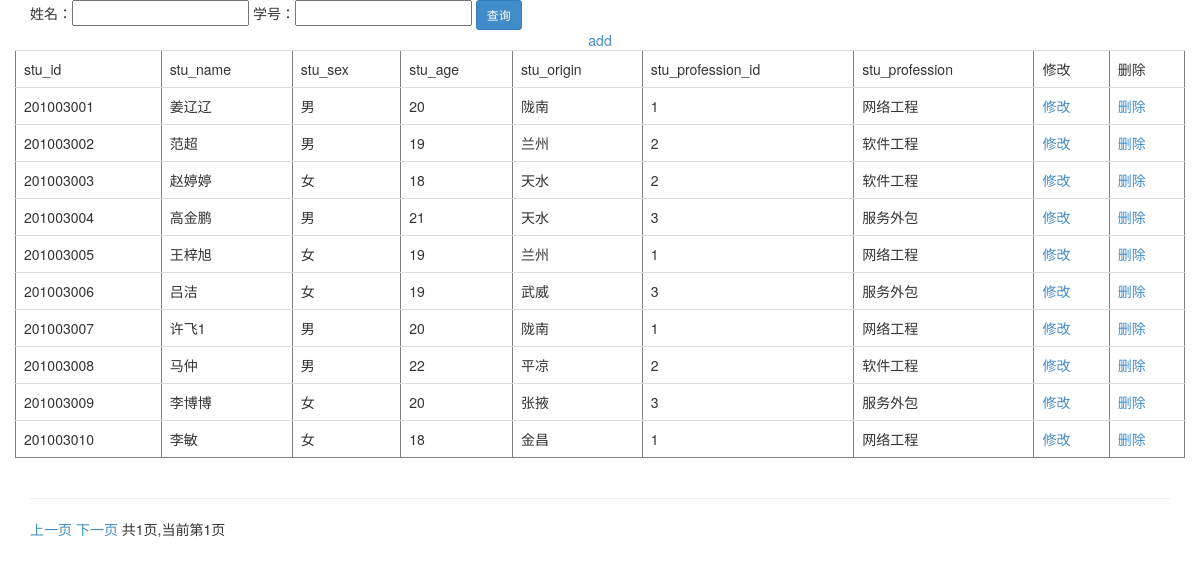
Before: / (signed in) with the older database file.
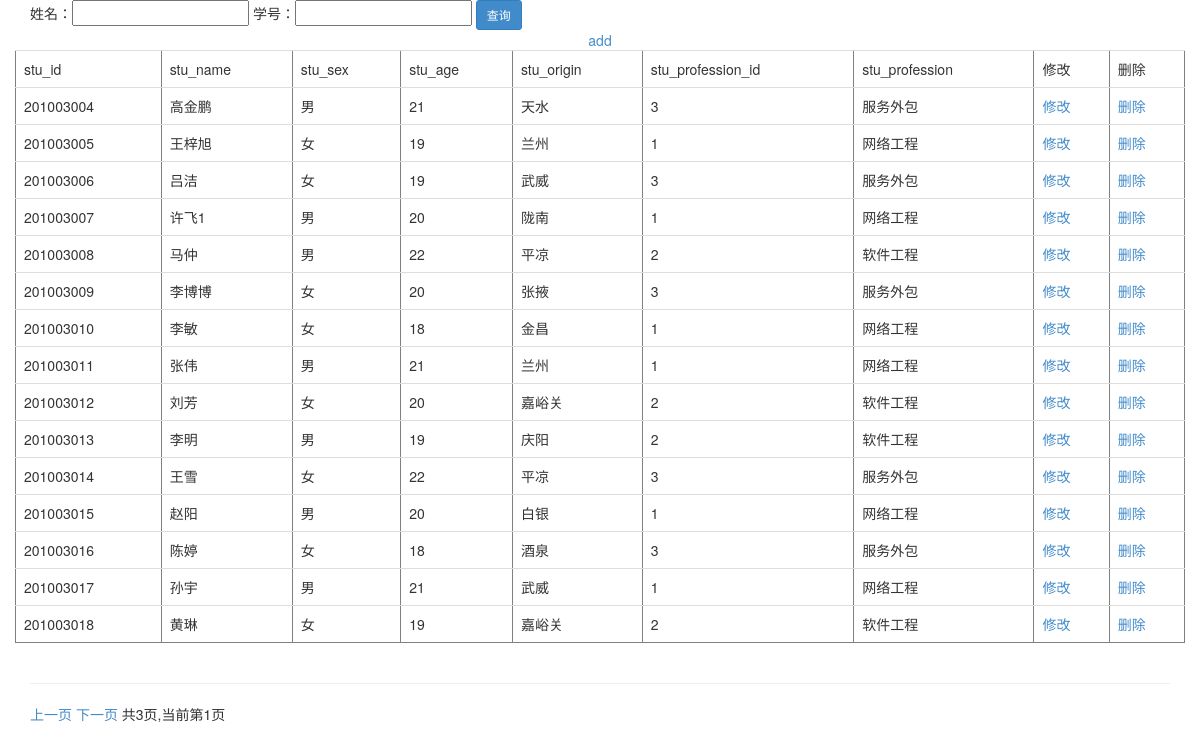
After: the same page with the newer database file.
### tables this page shows
CREATE TABLE student_info(
        stu_id INT PRIMARY KEY     NOT NULL,
        stu_name       VARCHAR(50) NOT NULL,
        stu_sex        CHAR(2)     NOT NULL,
        stu_age        INT         NOT NULL,
        stu_origin     VARCHAR(50) NOT NULL,
        stu_profession_id int NOT NULL
        );

CREATE TABLE stu_profession(
        stu_profession_id INTEGER PRIMARY KEY,
        stu_profession    VARCHAR(50) NOT NULL
        );

### main.py (the view, shortened to what this page needs)
@app.route('/', methods=['GET'])
@app.route('/<id>/', methods=['GET'])
def index(id=None):
    global index_page
    index_page = 1
    tablename = "student_info"
    items_per_page = 15  # 每页显示的数据条数
    total_items_sql = f"SELECT COUNT(*) FROM student_info"
    total_items_result, _ = GetSql2(total_items_sql)
    total_items = total_items_result[0][0]
    total_pages = (total_items + items_per_page - 1) // items_per_page
    if not CheckLogin():
        return redirect(url_for('login'))
    start_index = (index_page - 1) * items_per_page
    end_index = start_index + items_per_page
    sql = f"SELECT s.*,  p.stu_profession FROM student_info s INNER JOIN stu_profession p " \
          f"on s.stu_profession_id=p.stu_profession_id LIMIT {start_index}, {items_per_page}"
    strWhere = []
    if "name" in request.args:
        name = request.args["name"]
        if name != "":
            strWhere.append(f"stu_name LIKE '%%%s%%'" % name)
    if "stuno" in request.args:
        stuno = request.args["stuno"]
        if stuno != "":
            strWhere.append(f"stu_id = '%s'" % stuno)
    if len(strWhere) > 0:
        sql = sql + " WHERE " + " AND ".join(strWhere)
        print(sql)
    result, fields = GetSql2(sql)
    return render_template('show1.html', datas=result, fields=fields, index_page=index_page, total_pages=total_pages)

### dbSqlite3.py (called while the page is built)
def OpenDb():
    database = "./db/student_083_2.db"
    conn = sqlite3.connect(database)
    return conn

def GetSql(conn, sql):
    cur = conn.cursor()
    cur.execute(sql)
    fields=[]
    for field in cur.description:
        fields.append(field[0])
    result = cur.fetchall()
    cur.close()
    return result,fields

def CloseDb(conn):
    conn.close()

def GetSql2(sql):
    conn = OpenDb()
    result,fields = GetSql(conn, sql)
    CloseDb(conn)
    return result,fields

### main.py (called while the page is built)
def CheckLogin():
    if 'userid' not in session:
        return False
    else:
        return True

### templates/show1.html (shortened to what this page needs)
<!DOCTYPE html>
<html lang="en">
<head>
    <link href="/static/bootstrap/3.2.0/css/bootstrap.min.css" rel="stylesheet">
</head>
<body>
<div class="container">
    <form>
        姓名：<input type="text" name="name">
        学号：<input type="text" name="stuno">
        <input type="submit" value="查询" class="btn btn-primary btn-sm">
    </form>
    <div class="row text-center"><a href="/add">add</a></div>
    <div class="row">
        <table border="1" class="table">
            <tr>
                {% for a in fields %}
                <td>{{a}}</td>
                {% endfor %}
                <td>修改</td>
                <td>删除</td>
            </tr>
            {%for item in datas%}
            <tr>
                {%for a in item%}
                <td>{{a}}</td>
                {% endfor %}
                <td><a href="{{ url_for('update', id=item[0]) }}">修改</a></td>
                <td><a href="{{ url_for('delete2', idi=item[0]) }}">删除</a></td>
            </tr>
            {% endfor %}
        </table>
    </div>
    <hr>
    <a href="{{ url_for('index', id=index_page - 1) }}">上一页</a>
    <a href="{{ url_for('index', id=index_page + 1) }}">下一页</a>
    共{{total_pages}}页,当前第{{index_page}}页
</div>
</body>
</html>

Changed rows visible on the page:
removed student_info: stu_id "201003001", stu_name "姜辽辽", item "男" "20" "1", stu_origin "陇南", stu_profession (stu_profession "网络工程")
removed student_info: stu_id "201003002", stu_name "范超", item "男" "19" "2", stu_origin "兰州", stu_profession (stu_profession "软件工程")
removed student_info: stu_id "201003003", stu_name "赵婷婷", item "女" "18" "2", stu_origin "天水", stu_profession (stu_profession "软件工程")
added student_info: stu_id "201003011", stu_name "张伟", item "男" "21" "1", stu_origin "兰州", stu_profession (stu_profession "网络工程")
added student_info: stu_id "201003012", stu_name "刘芳", item "女" "20" "2", stu_origin "嘉峪关", stu_profession (stu_profession "软件工程")
added student_info: stu_id "201003013", stu_name "李明", item "男" "19" "2", stu_origin "庆阳", stu_profession (stu_profession "软件工程")
added student_info: stu_id "201003014", stu_name "王雪", item "女" "22" "3", stu_origin "平凉", stu_profession (stu_profession "服务外包")
added student_info: stu_id "201003015", stu_name "赵阳", item "男" "20" "1", stu_origin "白银", stu_profession (stu_profession "网络工程")
added student_info: stu_id "201003016", stu_name "陈婷", item "女" "18" "3", stu_origin "酒泉", stu_profession (stu_profession "服务外包")
added student_info: stu_id "201003017", stu_name "孙宇", item "男" "21" "1", stu_origin "武威", stu_profession (stu_profession "网络工程")
added student_info: stu_id "201003018", stu_name "黄琳", item "女" "19" "2", stu_origin "嘉峪关", stu_profession (stu_profession "软件工程")
Other visible differences:
{{ total_pages }}: "1" → "3"
